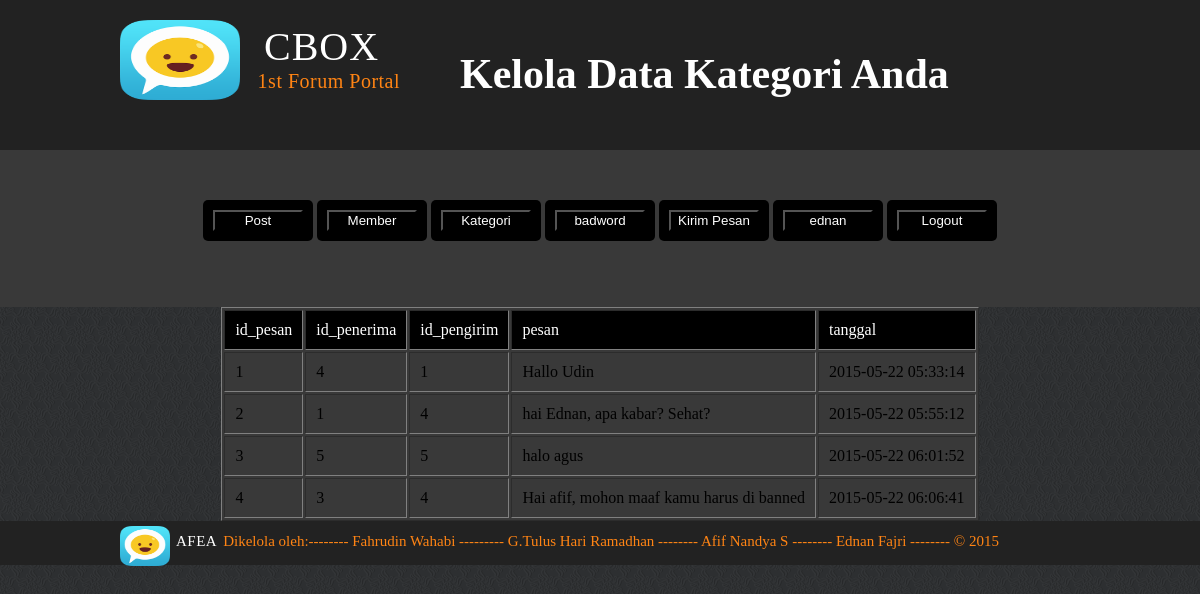
The page /pesan.php (signed in) on the database its author committed.
### tables this page shows
CREATE TABLE IF NOT EXISTS `pesan` (
`id_pesan` int(11) NOT NULL,
  `id_penerima` int(11) NOT NULL,
  `id_pengirim` int(11) NOT NULL,
  `pesan` varchar(100) NOT NULL,
  `tanggal` datetime NOT NULL
);

### pesan.php (the view, shortened to what this page needs)
 <html>
<head>
        <link rel="stylesheet" href="font-awesome-4.3.0/css/font-awesome.min.css" type="text/css">
        <link rel="stylesheet" href="Style - backdrop.css" type="text/css">
</head>
<body>
<div class="nav-bar">
            <div class="container">
               <div class="title-bar-left">
                    <img src="logo.png" class="logo">
                    <h3>CBOX</h3>
                    <p>1st Forum Portal<p>
                </div>
                <div class="title-bar-right">
                <h1>Kelola Data Kategori Anda</h1>
                </div>
            </div>
</div>
<div class="adminberisi">
<div class="">
                <?php
                    $id = $_SESSION['id'];
                    $query = "SELECT * FROM admin WHERE id_admin=$id";
                    $result = mysql_query($query);
                    $row = mysql_fetch_assoc($result);
                ?>
<form class="adminrata" action="post.php">
	<button type="submit">Post</button>
</form>
<form class="adminrata" action="member.php">
	<button type="submit">Member</button>
</form>
<form class="adminrata" action="kategori.php">
	<button type="submit">Kategori</button>
</form>
<form class="adminrata" action="bad_word.php">
	<button type="submit">badword</button>
</form>
<form class="adminrata" action="member_pesan.php">
	<button type="submit">Kirim Pesan</button>
</form>
<form class="adminrata" action="halamanadmin.php">
    <button type="submit"><?php  echo $row['nama']; ?></button>
</form>
<form class="adminrata" action="logout_admin.php">
    <button type="submit">Logout</button>
</form>
</div>
</div>
	<table border="1px" class="besar">
		<tr class="besarin">
			<td>id_pesan</td>
			<td>id_penerima</td>
			<td>id_pengirim</td>
			<td>pesan</td>
			<td>tanggal</td>
			</tr>
		<?php
			$query = "SELECT * FROM pesan";
			$result = mysql_query($query);
			while ($row = mysql_fetch_assoc($result)) {
		?>
		<tr>
			<td><?php echo $row ['id_pesan']; ?></td>
			<td><?php echo $row ['id_penerima']; ?></td>
			<td><?php echo $row ['id_pengirim']; ?></td>
			<td><?php echo $row ['pesan']; ?></td>
			<td><?php echo $row ['tanggal']; ?></td>
		</tr>
		<?php
			}
		 ?>
	</table>
        <div class="footer">
            <div class="container">
            <img src="logo.png">
            <h3>AFEA</h3>
                <p>Dikelola oleh:-------- Fahrudin Wahabi --------- G.Tulus Hari Ramadhan -------- Afif Nandya S -------- Ednan Fajri -------- &copy; 2015</p>
            </div>
        </div>
    </body>
</html>

### style - backdrop.css (style rules this page uses)
body { background-image: url(pattern-bhpy.png); margin: 0px; padding: 0px; }
h1 { text-align: center; }
img { position: relative; top: 5px; }
.container { max-width : 960px; margin-left: auto; margin-right: auto; font-family:'roboto-condensed'; }
.nav-bar { background-color: #222222; width: 100%; height: 150px; }
.title-bar-left { display: inline-block; width: 35%; height: 150px; }
.title-bar-left .logo { width: 120px; height: 80px; position: relative; top: 20px; }
.title-bar-left h3 { color: white; display: inline-block; margin: 0px; position: relative; font-size: 40px; margin-left: 20px; font-family: 'roboto-condensed'; font-weight: 500; letter-spacing: 1px; top: -20px; }
.title-bar-left p { color: white; display: inline-block; margin: 0px; position: relative; left: 35%; font-size: 20px; margin-left: 20px; font-family: 'roboto-condensed'; letter-spacing: 0.5px; color: #ff8414; top: -20px; }
.title-bar-right { display: inline-block; position: relative; font-size: 21px; font-family: 'roboto-condensed'; color: white; top: -20px; }
.footer { color: white; background-color: #222222; }
.footer img { width: 50px; height: 40px; }
.footer p { display: inline-block; margin: 0px; padding-left: 2px; color: #ff8414; font-size: 15px; position: relative; top : -15px; }
.footer h3 { display: inline-block; margin: 0px; padding-left: 2px; font-weight: 500; letter-spacing: 0.5px; font-size: 15px; position: relative; top : -15px; }
.besar { max-width: 1280px; margin-left: auto; margin-right: auto; background-color: #393939; }
.besarin { background-color: black; color: white; }
.adminrata { background-color: black; bottom: 110px; padding: 10px; border-radius: 5px; width: 90px; display: inline-block; }
.adminrata button { background-color: black; color: white; width: 90px; }
.adminberisi { max-width: 1280px; margin-left: auto; margin-right: auto; background-color: #393939; text-align: center; padding-top:50px; padding-bottom: 50px; }

### pesan.php (style rules this page uses)
td { padding: 10px; width: auto; height: auto; }

### rows shown on the page
pesan: id_pesan "1", id_penerima "4", id_pengirim "1", pesan "Hallo Udin", tanggal "2015-05-22 05:33:14"
pesan: id_pesan "2", id_penerima "1", id_pengirim "4", pesan "hai Ednan, apa kabar? Sehat?", tanggal "2015-05-22 05:55:12"
pesan: id_pesan "3", id_penerima "5", id_pengirim "5", pesan "halo agus", tanggal "2015-05-22 06:01:52"
pesan: id_pesan "4", id_penerima "3", id_pengirim "4", pesan "Hai afif, mohon maaf kamu harus di banned", tanggal "2015-05-22 06:06:41"

### other values the page prints
$row['nama'] "ednan"
